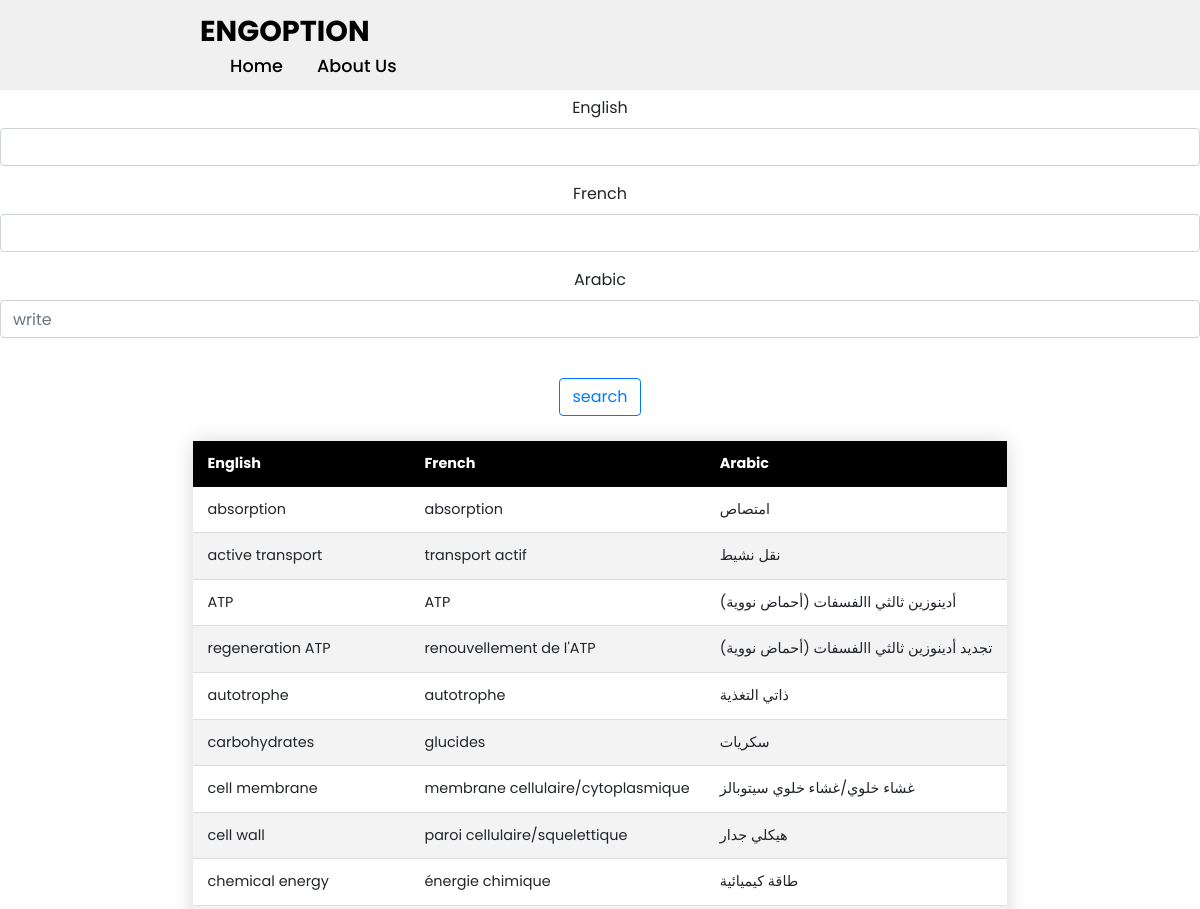
Before: /svt/organic/ (upper part) with the older database file.
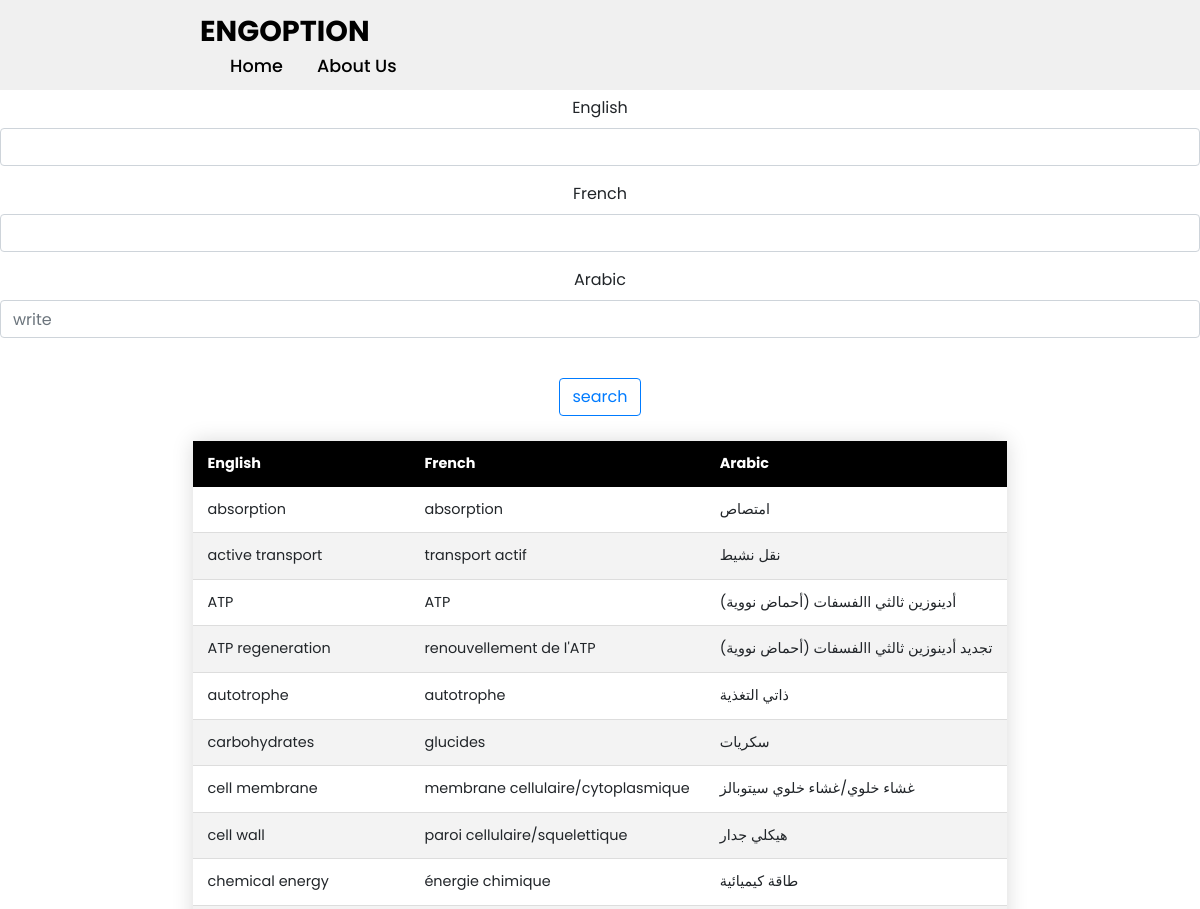
After: the same page with the newer database file.
### app/models.py (models this page shows, shortened)
class SVTWord(models.Model):
    fields = [
        ('General','General'),
        ('Ecology','Ecology'),
        ('Reproduction in plants','Reproduction in plants'),
        ('Geology','Geology'),
        ('Genetics','Genetics'),
        ('Organic matter','Organic matter'),
        ('Nerves: Neurons and hormones','Nerves: Neurons and hormones'),
        ('Reproduction in humans ','Reproduction in humans '),
        ('Immunology','Immunology'),
    ]
    english = models.CharField(max_length=100)
    french = models.CharField(max_length=100)
    arabic = models.CharField(max_length=100)
    field = models.CharField(max_length=100,null=True,blank=True,choices=fields)

### app/views.py (the view)
# urls.py: path('svt/organic/',svt_organic,name="svt_organic"),
def svt_organic(request):
    organic_words = SVTWord.objects.all().filter(field='Organic matter')
    filter = OrderFilter(request.GET,queryset=organic_words)
    organic_words = filter.qs
    context = {
        'svt_organic_words':organic_words,
        'filter':filter,
    }
    return render(request,'svt/svt_organic.html',context)

### app/templates/svt/svt_organic.html (shortened to what this page needs)
{% extends 'base.html' %}
{% load static %}
{% block body %}
<br>
<br>
<br>
<br>
<center>
    {% include 'search.html' %}
<table style="overflow-x:auto;" class="styled-table">
    <thead>
        <tr>
            <th>English</th>
            <th>French</th>
            <th>Arabic</th>
        </tr>
    </thead>
    <tbody>
        {% for word in svt_organic_words %}
        <tr>
            <td>{{word.english}}</td>
            <td>{{word.french}}</td>
            <td>{{word.arabic}}</td>
        </tr>
        {% endfor %}
    </tbody>
</table>
</center>
{% endblock %}

Changed rows visible on the page:
changed SVTWord "renouvellement de l'ATP": english "regeneration ATP" → "ATP regeneration"
